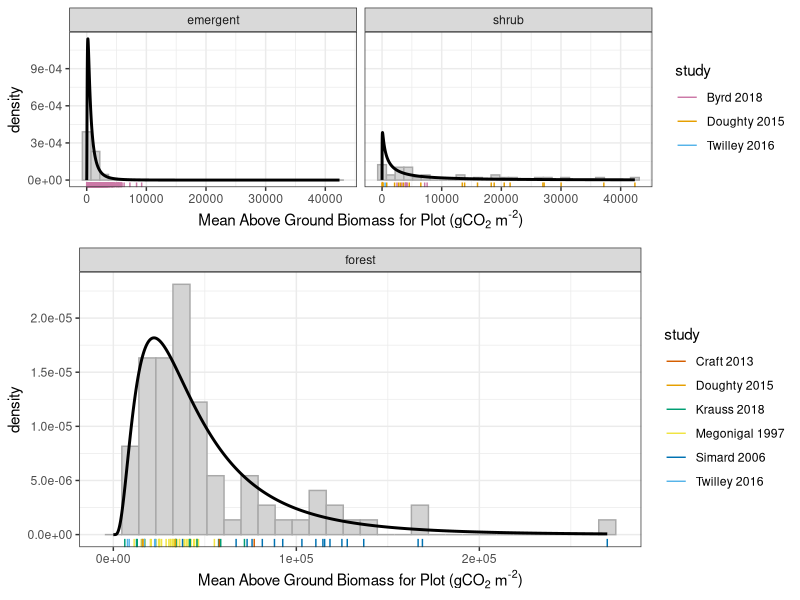

Here is the R script that generated this plot:
# script for creating supplemental biomass figure
library(tidyverse)
library(gridExtra)

# The palette with grey:
cbPalette <- c("#999999", "#E69F00", "#56B4E9", "#009E73", "#F0E442", "#0072B2", "#D55E00", "#CC79A7")

# The palette with black:
cbbPalette <- c("#000000", "#E69F00", "#56B4E9", "#009E73", "#F0E442", "#0072B2", "#D55E00", "#CC79A7")

master_data <- read_csv("data/Biomass/biomass_gCO2_master_summaries.csv")
master_data_summary <- read_csv("data/Biomass/biomass_gCO2_distribution_summaries.csv")

# Copy and pasted from the two pallates in order so that the various submittors have a different
# ... color but the same ones in different frames.
emSsColor <- c("#CC79A7", "#E69F00", "#56B4E9")
forColor <- c("#D55E00", "#E69F00", "#009E73", "#F0E442", "#0072B2","#56B4E9")

forested <- subset(master_data, vegetation_class == "forest")
shrub <- subset(master_data, vegetation_class == "shrub")
emergent <- subset(master_data, vegetation_class == "emergent")
emergent_shrub <- subset(master_data, vegetation_class == "emergent" |  vegetation_class == "shrub")

forest_x <- seq(0.1, max(forested$g_co2_m2), by = 100) 
forest_y <- dlnorm(forest_x, master_data_summary$logmean[2], master_data_summary$logsd[2])

forest_predict_df <- data.frame(forest_x, forest_y)

emSs_x <- seq(0.1, max(emergent_shrub$g_co2_m2), by = 10) 
em_y <- dlnorm(emSs_x, master_data_summary$logmean[1], master_data_summary$logsd[1])
ss_y <- dlnorm(emSs_x, master_data_summary$logmean[3], master_data_summary$logsd[3])

emSs_predict_df <- data.frame(x = c(emSs_x, emSs_x),
                              y = c(em_y, ss_y),
                              vegetation_class = c(rep("emergent", length(em_y)),
                                                   rep("shrub", length(ss_y))))

forest_plot <- ggplot(data=forested, aes(x = g_co2_m2)) +
  geom_histogram(color = "darkgrey", fill = "lightgrey", (aes(y=..density..))) +
  geom_line(lwd=1, col="black", data=forest_predict_df, aes(x=forest_x,forest_y)) +
  geom_rug(aes(color=study)) + 
  # To use for line and point colors, add
  scale_colour_manual(values=forColor) +
  theme_bw() +
  xlab(expression(paste("Mean Above Ground Biomass for Plot (gCO"["2"], " m"^"-2",")", sep=""))) +
  facet_grid(.~vegetation_class)


emergent_shrub_plot <- ggplot(data=emergent_shrub, aes(x = g_co2_m2)) +
  geom_histogram(color = "darkgrey", fill = "lightgrey", (aes(y=..density..))) +
  geom_line(lwd=1, col="black", data=emSs_predict_df, aes(x=x,y=y)) +
  geom_rug(aes(color=study)) + 
  # To use for line and point colors, add
  scale_colour_manual(values=emSsColor) +
  theme_bw() +
  xlab(expression(paste("Mean Above Ground Biomass for Plot (gCO"["2"], " m"^"-2",")", sep=""))) +
  facet_grid(.~vegetation_class)

grid.arrange(emergent_shrub_plot, forest_plot, nrow = 2, heights = c(4, 6))
